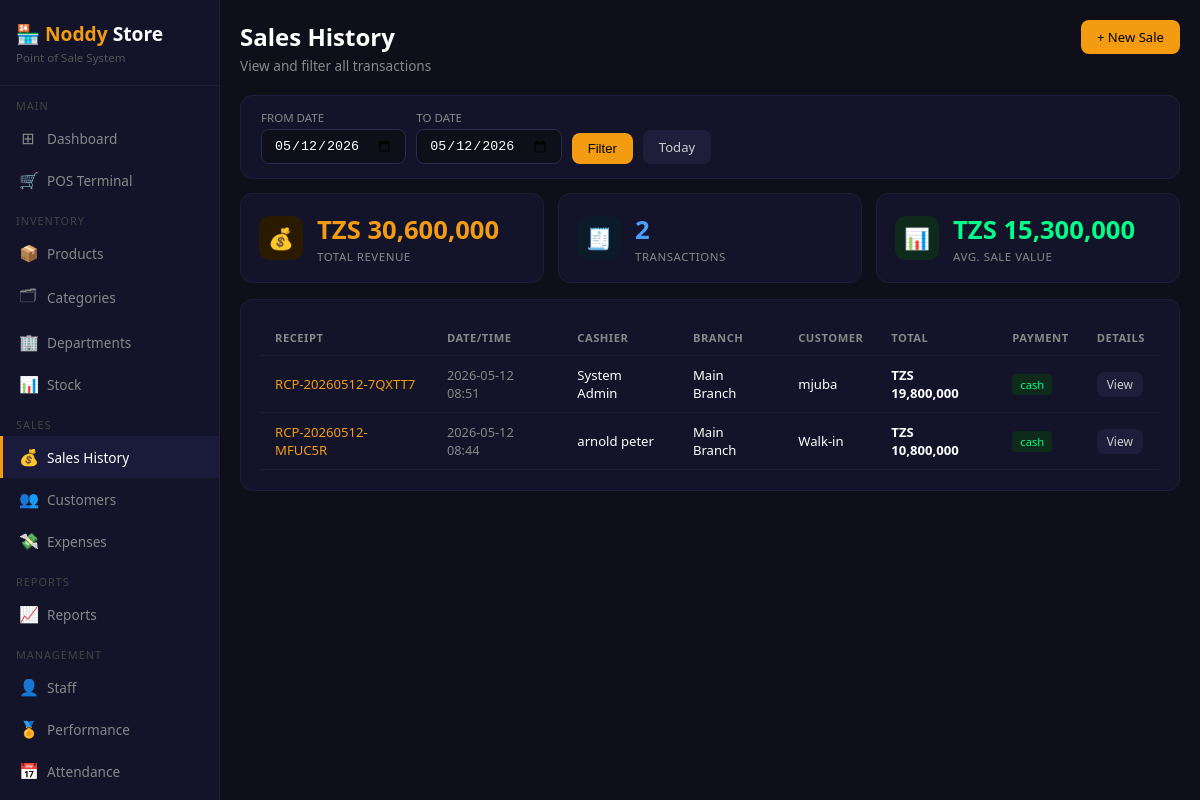
The page /sales (signed in) on the database its author committed.
### tables this page shows
CREATE TABLE sales (
        id           INTEGER PRIMARY KEY AUTOINCREMENT,
        receipt_no   TEXT UNIQUE,
        branch_id    INTEGER,
        user_id      INTEGER,
        customer_id  INTEGER,
        total_amount REAL DEFAULT 0,
        paid_amount  REAL DEFAULT 0,
        change_amount REAL DEFAULT 0,
        payment_type TEXT DEFAULT 'cash',
        status       TEXT DEFAULT 'completed',
        notes        TEXT,
        created_at   TEXT DEFAULT CURRENT_TIMESTAMP,
        FOREIGN KEY (branch_id)   REFERENCES branches(id),
        FOREIGN KEY (user_id)     REFERENCES users(id),
        FOREIGN KEY (customer_id) REFERENCES customers(id)
    );

CREATE TABLE users (
        id         INTEGER PRIMARY KEY AUTOINCREMENT,
        full_name  TEXT NOT NULL,
        username   TEXT UNIQUE NOT NULL,
        password   TEXT NOT NULL,
        role       TEXT DEFAULT 'cashier',
        branch_id  INTEGER,
        active     INTEGER DEFAULT 1,
        created_at TEXT DEFAULT CURRENT_TIMESTAMP,
        FOREIGN KEY (branch_id) REFERENCES branches(id)
    );

CREATE TABLE branches (
        id         INTEGER PRIMARY KEY AUTOINCREMENT,
        name       TEXT NOT NULL,
        location   TEXT,
        phone      TEXT,
        created_at TEXT DEFAULT CURRENT_TIMESTAMP
    );

CREATE TABLE customers (
        id           INTEGER PRIMARY KEY AUTOINCREMENT,
        full_name    TEXT NOT NULL,
        phone        TEXT,
        email        TEXT,
        address      TEXT,
        debit_limit  REAL DEFAULT 0,
        debit_balance REAL DEFAULT 0,
        branch_id    INTEGER,
        created_at   TEXT DEFAULT CURRENT_TIMESTAMP,
        FOREIGN KEY (branch_id) REFERENCES branches(id)
    );

### app.py (the view)
@app.route('/sales')
@login_required
def sales():
    conn      = get_db()
    branch_id = session.get('branch_id')
    role      = session.get('role')
    date_from = request.args.get('from', datetime.now().strftime('%Y-%m-%d'))
    date_to   = request.args.get('to',   datetime.now().strftime('%Y-%m-%d'))
    bf        = '' if role == 'admin' else f'AND s.branch_id={branch_id}'
    sale_list = conn.execute(f'''
        SELECT s.*,u.full_name as cashier,b.name as branch_name,
               c.full_name as customer_name
        FROM sales s
        LEFT JOIN users u ON s.user_id=u.id
        LEFT JOIN branches b ON s.branch_id=b.id
        LEFT JOIN customers c ON s.customer_id=c.id
        WHERE DATE(s.created_at) BETWEEN ? AND ? {bf}
        ORDER BY s.created_at DESC
    ''', (date_from,date_to)).fetchall()
    totals = conn.execute(f'''
        SELECT COALESCE(SUM(total_amount),0) as total, COUNT(*) as count
        FROM sales s
        WHERE DATE(created_at) BETWEEN ? AND ? {bf}
    ''', (date_from,date_to)).fetchone()
    conn.close()
    return render_template('sales.html',
        sale_list=sale_list, totals=totals,
        date_from=date_from, date_to=date_to)

### app.py (called while the page is built)
def login_required(f):
    @wraps(f)
    def decorated(*args, **kwargs):
        if 'user_id' not in session:
            return redirect(url_for('login'))
        return f(*args, **kwargs)
    return decorated

### database.py (called while the page is built)
def get_db():
    conn = sqlite3.connect(DB)
    conn.row_factory = sqlite3.Row
    return conn

### templates/sales.html (shortened to what this page needs)
{% extends 'base.html' %}
{% block content %}
<div class="page-header">
    <div>
        <h2>Sales History</h2>
        <p>View and filter all transactions</p>
    </div>
    <a href="/pos" class="btn btn-primary">+ New Sale</a>
</div>
<div class="card" style="padding:14px 20px;margin-bottom:14px;">
    <form method="GET" style="display:flex;gap:10px;align-items:flex-end;flex-wrap:wrap;">
        <div>
            <label style="display:block;color:#888;font-size:0.72rem;margin-bottom:4px;text-transform:uppercase">From Date</label>
            <input type="date" name="from" value="{{ date_from }}"
                   style="padding:8px 12px;background:#0f0f1a;border:1px solid #2a2a4a;border-radius:8px;color:#fff;outline:none;"/>
        </div>
        <div>
            <label style="display:block;color:#888;font-size:0.72rem;margin-bottom:4px;text-transform:uppercase">To Date</label>
            <input type="date" name="to" value="{{ date_to }}"
                   style="padding:8px 12px;background:#0f0f1a;border:1px solid #2a2a4a;border-radius:8px;color:#fff;outline:none;"/>
        </div>
        <button type="submit" class="btn btn-primary">Filter</button>
        <a href="/sales" class="btn btn-secondary">Today</a>
    </form>
</div>
<div style="display:grid;grid-template-columns:repeat(3,1fr);gap:14px;margin-bottom:16px;">
    <div class="stat-card">
        <div class="stat-icon" style="background:#2a1a00">💰</div>
        <div class="stat-info">
            <div class="number" style="color:#f39c12">
                TZS {{ "{:,.0f}".format(totals.total) }}
            </div>
            <div class="label">Total Revenue</div>
        </div>
    </div>
    <div class="stat-card">
        <div class="stat-icon" style="background:#0d1a2a">🧾</div>
        <div class="stat-info">
            <div class="number" style="color:#4a9eff">{{ totals.count }}</div>
            <div class="label">Transactions</div>
        </div>
    </div>
    <div class="stat-card">
        <div class="stat-icon" style="background:#0d2a1a">📊</div>
        <div class="stat-info">
            <div class="number" style="color:#00ff88">
                TZS {{ "{:,.0f}".format(totals.total / totals.count if totals.count else 0) }}
            </div>
            <div class="label">Avg. Sale Value</div>
        </div>
    </div>
</div>
<div class="card">
    <table>
        <thead>
            <tr>
                <th>Receipt</th>
                <th>Date/Time</th>
                <th>Cashier</th>
                <th>Branch</th>
                <th>Customer</th>
                <th>Total</th>
                <th>Payment</th>
                <th>Details</th>
            </tr>
        </thead>
        <tbody>
            {% for s in sale_list %}
            <tr>
                <td style="color:#f39c12;font-weight:500">{{ s.receipt_no }}</td>
                <td style="color:#888;font-size:0.8rem">{{ s.created_at[:16] }}</td>
                <td>{{ s.cashier }}</td>
                <td>{{ s.branch_name }}</td>
                <td>{{ s.customer_name or 'Walk-in' }}</td>
                <td><strong>TZS {{ "{:,.0f}".format(s.total_amount) }}</strong></td>
                <td>
                    <span class="badge badge-{% if s.payment_type=='cash' %}success{% elif s.payment_type=='card' %}info{% else %}warning{% endif %}">
                        {{ s.payment_type }}
                    </span>
                </td>
                <td>
                    <a href="/sales/{{ s.id }}"
                       class="btn btn-secondary btn-sm">View</a>
                </td>
            </tr>
            {% else %}
            <tr>
                <td colspan="8" style="text-align:center;color:#555;padding:32px">
                    No sales in selected date range
                </td>
            </tr>
            {% endfor %}
        </tbody>
    </table>
</div>
{% endblock %}

### templates/base.html (style rules this page uses)
* { margin:0;padding:0;box-sizing:border-box; }
body { background:#0f0f1a;color:#fff;font-family:'Segoe UI',sans-serif;display:flex;min-height:100vh; }
.page-header { margin-bottom:20px;display:flex;justify-content:space-between;align-items:flex-start; }
.page-header h2 { font-size:1.5rem;font-weight:600; }
.page-header p { color:#888;font-size:0.85rem;margin-top:3px; }
.card { background:#13132a;border-radius:12px;border:1px solid #1e1e3a;padding:20px;margin-bottom:16px; }
.stat-card { background:#13132a;border-radius:12px;padding:18px;border:1px solid #1e1e3a;display:flex;align-items:center;gap:14px; }
.stat-icon { width:44px;height:44px;border-radius:10px;display:flex;align-items:center;justify-content:center;font-size:1.3rem;flex-shrink:0; }
.stat-info .number { font-size:1.6rem;font-weight:700; }
.stat-info .label { color:#888;font-size:0.72rem;text-transform:uppercase;letter-spacing:.5px;margin-top:2px; }
table { width:100%;border-collapse:collapse; }
th,td { padding:10px 14px;text-align:left;font-size:0.82rem;border-bottom:1px solid #1e1e3a; }
th { color:#888;text-transform:uppercase;font-size:0.7rem;letter-spacing:.5px; }
.btn { padding:8px 16px;border:none;border-radius:8px;cursor:pointer;font-size:0.82rem;font-weight:500;text-decoration:none;display:inline-block; }
.btn-primary { background:#f39c12;color:#000; }
.btn-secondary { background:#1e1e3a;color:#ccc; }
.btn-sm { padding:4px 10px;font-size:0.75rem; }
.badge { padding:3px 8px;border-radius:4px;font-size:0.7rem;font-weight:500; }
.badge-success { background:#0d2a1a;color:#00ff88; }

### rows shown on the page
sales: receipt_no "RCP-20260512-7QXTT7", created_at "2026-05-12 08:51", cashier "System Admin", branch_name "Main Branch", full_name "mjuba", total_amount "19,800,000", payment_type "cash"
sales: receipt_no "RCP-20260512-MFUC5R", created_at "2026-05-12 08:44", cashier "arnold peter", branch_name "Main Branch", customer_name "Walk-in", total_amount "10,800,000", payment_type "cash"

### other values the page prints
{{ "{:,.0f}".format(totals.total) }} "30,600,000"
{{ totals.count }} "2"
{{ "{:,.0f}".format(totals.total / totals.count if totals.count else 0) }} "15,300,000"
